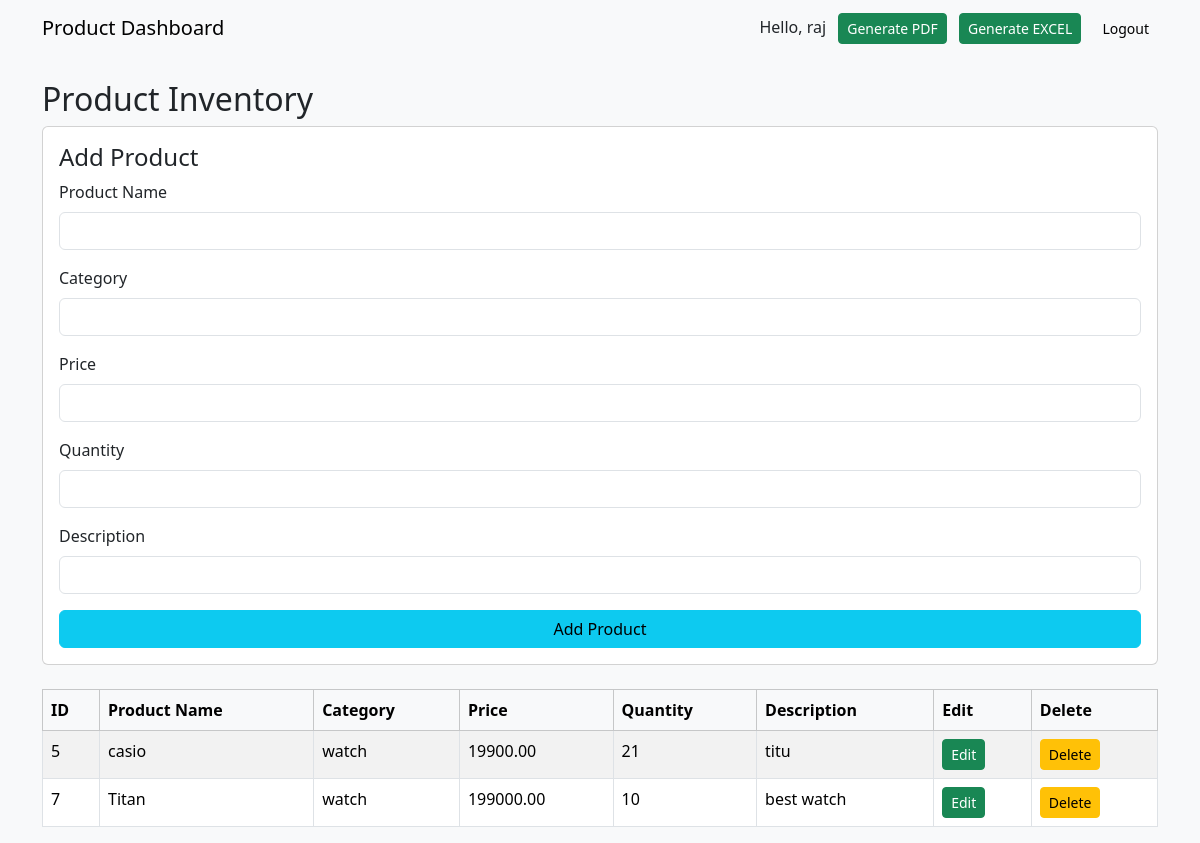
/homes.php (signed in), run on the app's committed database.
### tables this page shows
CREATE TABLE `products` (
  `id` int(11) NOT NULL,
  `category` varchar(100) DEFAULT NULL,
  `product_name` varchar(100) DEFAULT NULL,
  `price` decimal(10,2) DEFAULT NULL,
  `quantity` int(11) DEFAULT NULL,
  `supplier_name` varchar(100) DEFAULT NULL
);

### homes.php (the view, shortened to what this page needs)
<?php
include 'db.php';
$result = $conn->query("SELECT * FROM products");
?>
<!DOCTYPE html>
<html lang="en">
<head>
    <link href="https://cdn.jsdelivr.net/npm/bootstrap@5.3.3/dist/css/bootstrap.min.css" rel="stylesheet">
</head>
<body class="bg-light">
    <nav class="navbar navbar-light bg-light">
        <div class="container">
            <a class="navbar-brand" href="homes.php">Product Dashboard</a>
            <div>
                Hello, <?php echo $_SESSION['username']; ?>
                <a href="pdf.php" class="btn btn-success btn-sm ms-2">Generate PDF</a>
                <a href="Excel.php" class="btn btn-success btn-sm ms-2">Generate EXCEL</a>
                <a href="logout.php" class="btn btn-light btn-sm ms-2">Logout</a>
            </div>
        </div>
    </nav>
    <div class="container mt-4">
        <h2>Product Inventory</h2>
        <form method="POST" class="card card-body mb-4">
            <h4>
                <?php
                if (isset($edit_row)) {
                    echo "Edit Product";
                } else {
                    echo "Add Product";
                }
                ?>
            </h4>
            <label class="form-label">Product Name</label>
            <input type="text" name="product_name" class="form-control mb-3" value="<?php if (isset($edit_row)) echo $edit_row['product_name']; ?>" required>
            <label class="form-label">Category</label>
            <input type="text" name="category" class="form-control mb-3" value="<?php if (isset($edit_row)) echo $edit_row['category']; ?>" required>
            <label class="form-label">Price</label>
            <input type="number" name="price" class="form-control mb-3" step="0.01" value="<?php if (isset($edit_row)) echo $edit_row['price']; ?>" required>
            <label class="form-label">Quantity</label>
            <input type="number" name="quantity" class="form-control mb-3" value="<?php if (isset($edit_row)) echo $edit_row['quantity']; ?>" required>
            <label class="form-label">Description</label>
            <input type="text" name="supplier_name" class="form-control mb-3" value="<?php if (isset($edit_row)) echo $edit_row['supplier_name']; ?>" required>
            <?php if (isset($edit_row)) { ?>
                <button type="submit" name="update" class="btn btn-info">Update Product</button>
                <a href="homes.php" class="btn btn-secondary mt-2">Cancel</a>
            <?php } else { ?>
                <button type="submit" name="add" class="btn btn-info">Add Product</button>
            <?php } ?>
        </form>
        <div class="table-responsive">
            <table class="table table-bordered table-striped bg-white">
                <thead class="table-light">
                    <tr>
                        <th>ID</th>
                        <th>Product Name</th>
                        <th>Category</th>
                        <th>Price</th>
                        <th>Quantity</th>
                        <th>Description</th>
                        <th>Edit</th>
                        <th>Delete</th>
                    </tr>
                </thead>
                <tbody>
                    <?php while ($row = $result->fetch_assoc()) { ?>
                        <tr>
                            <td><?php echo $row['id']; ?></td>
                            <td><?php echo $row['product_name']; ?></td>
                            <td><?php echo $row['category']; ?></td>
                            <td><?php echo $row['price']; ?></td>
                            <td><?php echo $row['quantity']; ?></td>
                            <td><?php echo $row['supplier_name']; ?></td>
                            <td><a href="homes.php?edit=<?php echo $row['id']; ?>" class="btn btn-success btn-sm">Edit</a></td>
                            <td>
                                <form method="POST" onsubmit="return confirm('Are you sure you want to delete this record?');">
                                    <button type="submit" name="delete" class="btn btn-warning btn-sm">Delete</button>
                                </form>
                            </td>
                        </tr>
                    <?php } ?>
                </tbody>
            </table>
        </div>
    </div>
</body>
</html>

### data on the page
products: id "5", product_name "casio", category "watch", price "19900.00", quantity "21", supplier_name "titu"
products: id "7", product_name "Titan", category "watch", price "199000.00", quantity "10", supplier_name "best watch"

### other printed values
$_SESSION['username'] "raj"
